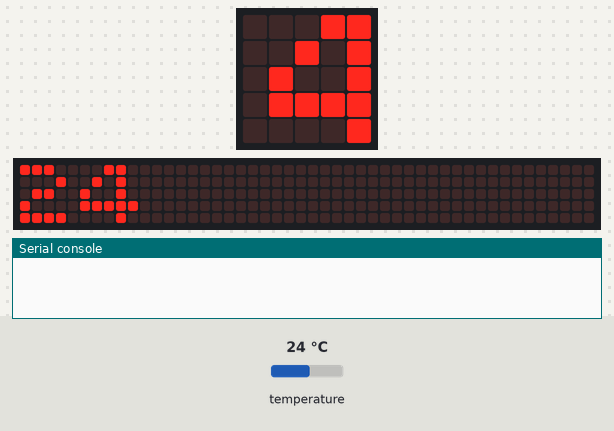
The program below on a simulated BBC micro:bit running MicroPython. Parts: the board's 5×5 LED display, a strip that is not on the board, showing the scrolling text unrolled, the last lines printed to the serial console. Inputs (shaded band) come from the test bench; at power-on: temperature 24 °C. No radio messages arrive unless stated (any console line starting 'radio sent:' is added by the test bench); the 48×5 strip is a reading aid, not a part: it shows the text the display is scrolling, unrolled, one strip-width of it at a time.

Above: at 1.27 s.
1.3 s: temperature set to 12 °C
At 2.32 s:
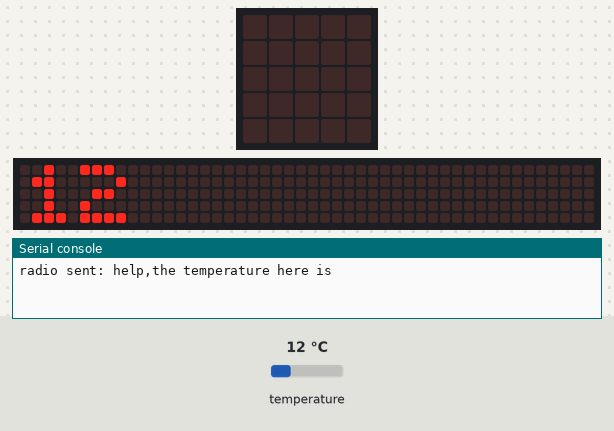
4.3 s: temperature set to 19 °C
At 6.6 s:
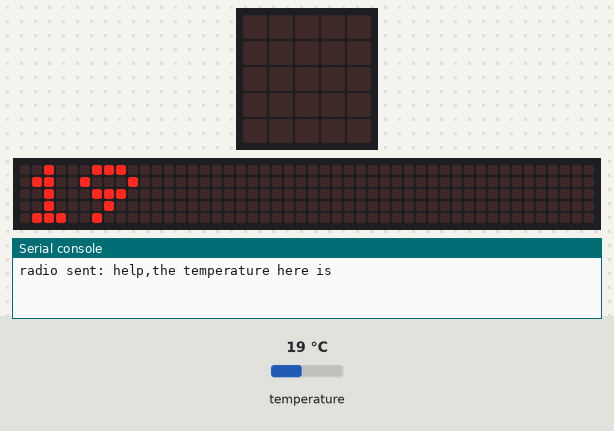
7.3 s: temperature set to 28 °C
At 8.92 s:
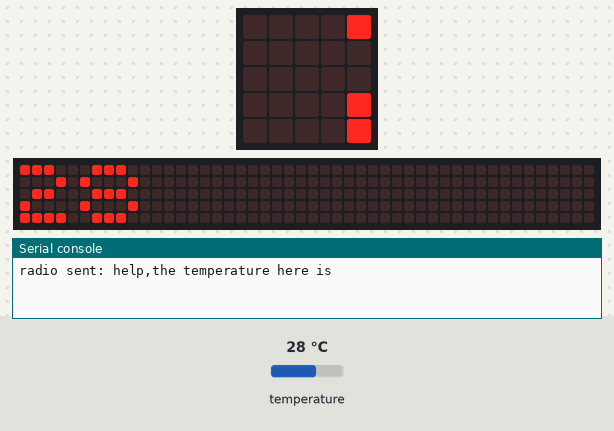

The program:

microbit_program__2_.py
```python
#
from microbit import *
import radio
radio.on()
radio.config(group=66)


while True:
    temp=temperature()
    display.scroll(temp)

    if temp >= 20:
        radio.send("help,the temperature here is killing us")
```
